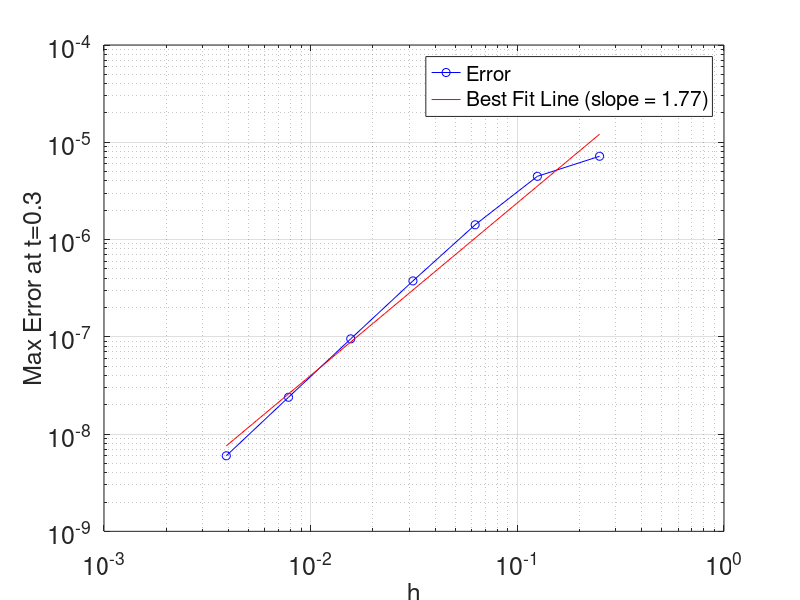

Write the MATLAB code that produced this figure.
%% Demo01: solve heat equation
%
% Goal: Approximately solve the heat eqn u_t = u_xx
% on 0 <= x < 1, with IC u0 = sin(2*pi*x).
% Periodic boundary conditions


% part b

a = 2;
Tf = 0.3;
h_values = [1/4, 1/8, 1/16, 1/32, 1/64, 1/128, 1/256];
errors = zeros(size(h_values));

for i = 1:length(h_values)
  %% choose a spatial discretization
  h = h_values(i);

  x = 0:h:(1-h);
  x = x';
  N = length(x);

  %% IC
  u0 = sin(a*pi*x);

  %% Matrix L, as per lecture
  e = ones(size(x));
  L = spdiags([e -2*e e], [-1 0 1], N, N);
  L(1, N) = 1;  % periodic boundary conditions
  L(N, 1) = 1;
  L = (1/h^2) * L;
  %% visualize the structure of the matrix L
  % figure(2); spy(L)

  k = 0.4*h^2;
  numsteps = ceil(Tf / k);
  k = Tf / numsteps;

  %% time loop
  u = u0;
  for n=1:numsteps
    % (unew - u) / k = u_xx
    % solve for unew and approx u_xx
    unew = u + k*(L*u);
    u = unew;
  end

  u_exact = sin(a*pi*x) * exp(-(a*pi)^2 * Tf);
  errors(i) = max(abs(u - u_exact));
end

% table of results
fprintf('h\t\tError\t\tError Ratio\n');
fprintf('--------------------------------\n');
fprintf('%f\t%e\t', h_values(1), errors(1));
fprintf('-\n');
for i = 2:length(h_values)
    ratio = errors(i-1) / errors(i);
    fprintf('%f\t%e\t%.2f\n', h_values(i), errors(i), ratio);
end

% part c
figure(1);
loglog(h_values, errors, 'bo-');
set(gca, 'fontsize', 18)
hold on;

% best fit line
log_h = log10(h_values);
log_error = log10(errors);

p = polyfit(log_h, log_error, 1);
slope = p(1);
intercept = p(2);

h_fit = logspace(log10(h_values(1)), log10(h_values(end)), 100);
error_fit = 10.^(intercept + slope*log10(h_fit));

loglog(h_fit, error_fit, 'r-');

% style
xlabel('h', 'FontSize', 18);
ylabel('Max Error at t=0.3', 'FontSize', 18);
legend('Error', sprintf('Best Fit Line (slope = %.2f)', slope), 'FontSize', 15);
grid on;

